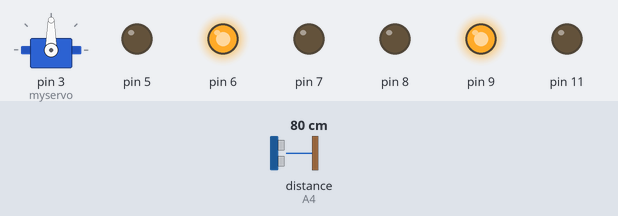
A sketch run on a simulated Arduino Uno, built with avr-gcc and run on an emulated ATmega328P. On the bench: servo, output pins drawn as LEDs (lit = HIGH). Wiring (inferred from the names in the program): ultrasonic range finder: trigger A5; echo A4. The test bench sets the inputs (shaded band); at power-on: distance to the obstacle (sensor on A4) 80 cm. The echo pulse lasts 58.3 µs per cm; pins used as bus, display or sensor lines are not drawn; what the sketch prints to the serial monitor is not drawn.

Above: at 1.3 s.
1.4 s: distance to the obstacle (sensor on A4) set to 43 cm
3.1 s: distance to the obstacle (sensor on A4) set to 36 cm
At 6.0 s:
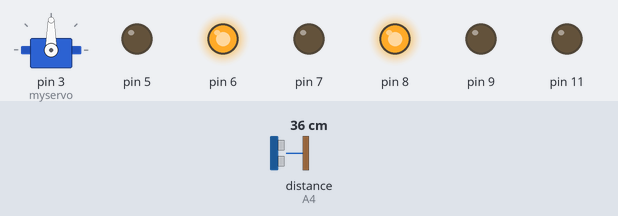
6.1 s: distance to the obstacle (sensor on A4) set to 60 cm
At 8.3 s:
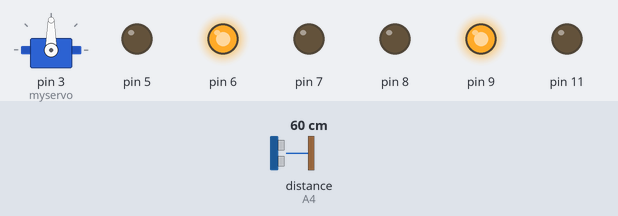
9.0 s: distance to the obstacle (sensor on A4) set to 2 cm
At 9.9 s:
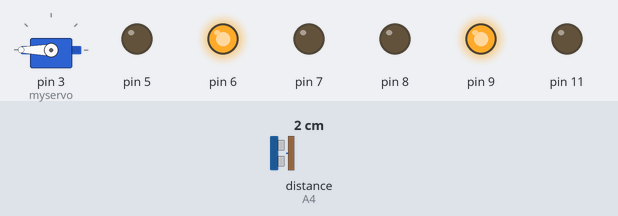
Timing chart, 0 to 13.0 s (numbered marks = the images above; inputs shaded):
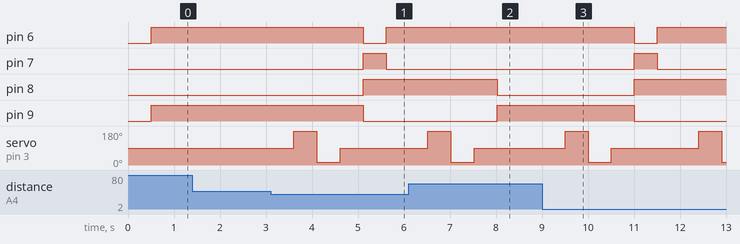

The sketch:

WheelsTest.ino
```cpp
/* Elegoo robot car object avoidance */

#ifndef send
#define send
#endif

#include <Wheels.h>
Wheels car;

//#include <Proximity.h>
//Proximity eyes(myservo);

// variables //
//int forwardDistance = 0;
//int rightDistance = 0;
//int leftDistance = 0;
int tooClose = 40;
int _direction;
int _servoDelay = 500;

#include <Servo.h> //servo library

Servo myservo; // create servo object to control servo
int Echo = A4;
int Trig = A5;
int rightDistance = 0, leftDistance = 0, forwardDistance = 0 ;

void setupEyes()
{
  pinMode(Echo, INPUT);
  pinMode(Trig, OUTPUT);
  myservo.attach(3);  // attach servo on pin 3
}

void eyesforward() {
  if (_direction != 90) {
    #ifdef send
    Serial.print("Eyes Forward");
    #endif
    _direction = 90;
    myservo.write(_direction);
    delay(_servoDelay);
  }
}

void eyesleft() {
  #ifdef send
  Serial.print("Eyes Left   ");
  #endif
  _direction = 180;
  myservo.write(_direction);
  delay(_servoDelay);
}

void eyesright() {
  #ifdef send
  Serial.print("Eyes Right  ");
  #endif
  _direction = 15;
  myservo.write(_direction);
  delay(_servoDelay);
}

/* Ultrasonic distance measurement */
int getDistance()
{
  digitalWrite(Trig, LOW);
  delayMicroseconds(2);
  digitalWrite(Trig, HIGH);
  delayMicroseconds(20);
  digitalWrite(Trig, LOW);
  float Fdistance = pulseIn(Echo, HIGH);
  Fdistance = Fdistance / 58;

  if ((_direction != 90) || (Fdistance < tooClose)) {
    #ifdef send
      Serial.print(" - distance: ");
      Serial.println(Fdistance);
    #endif
  }

  return (int)Fdistance;
}

 /*Ultrasonic distance measurement Sub function*/
int Distance_test()
{
  digitalWrite(Trig, LOW);
  delayMicroseconds(2);
  digitalWrite(Trig, HIGH);
  delayMicroseconds(20);
  digitalWrite(Trig, LOW);
  float Fdistance = pulseIn(Echo, HIGH);
  Fdistance= Fdistance/58;
  return (int)Fdistance;
}

void setup()
{
  Serial.begin(9600);
  setupEyes();
//  myservo.attach(3);// attach servo on pin 3 to servo object
//  Serial.begin(9600);
//  pinMode(Echo, INPUT);
//  pinMode(Trig, OUTPUT);
  car.stop();
}
//void setup()
//{
//  car.stop();
//  car.setSpeed(car.medium);
//  eyes.forward();
//}

void loop()
{
    eyesforward();
    forwardDistance = getDistance();

//  forwardDistance = eyes.getDistance();
//  if (forwardDistance > tooClose)
  if (forwardDistance < tooClose)
  {
    car.stop();
    delay(500);

      eyesleft();
      leftDistance = getDistance();

      eyesright();
      rightDistance = getDistance();
      Serial.println();

//    eyes.left();
//    leftDistance = eyes.getDistance();
//    eyes.right();
//    rightDistance = eyes.getDistance();

//    eyes.forward();
      eyesforward();

    if ((leftDistance < tooClose) || (rightDistance < tooClose))
    {
      // back up and turn around
      car.back();
      delay(500);
      // turn around by turning left twice
      car.left();
      delay(200);
      car.left();
      delay(200);
    }
    else if (leftDistance > rightDistance)
    {
      car.left();
      delay(200);
    }
    else if (rightDistance > leftDistance)
    {
      car.right();
      delay(200);
    }
  }
  else
  {
    car.forward();
  }

}
```

Measured:
- the behaviour switches between 41 and 40 cm on distance to the obstacle (sensor on A4) (found by bisection; images 0 and 1)
- after the input at 1.4 s, every drawn part: stays the same
- after the input at 3.1 s, pin 6: HIGH → LOW after 2.0 s, → HIGH 0.50 s later; pin 7: LOW → HIGH after 2.0 s, → LOW 0.50 s later; pin 8: LOW → HIGH after 2.0 s; pin 9: HIGH → LOW after 2.0 s; servo on pin 3 (myservo): 90° → 180° after 0.51 s, → 15° 0.50 s later, → 90° 0.50 s later
- after the input at 6.1 s, pin 6: stays HIGH (without the input it goes to LOW after 1.9 s); pin 7: stays LOW (without the input it goes to HIGH after 1.9 s); pin 8: HIGH → LOW after 1.9 s; pin 9: LOW → HIGH after 1.9 s
- after the input at 9.0 s, pin 6: HIGH → LOW after 2.0 s, → HIGH 0.50 s later; pin 7: LOW → HIGH after 2.0 s, → LOW 0.50 s later; pin 8: LOW → HIGH after 2.0 s; pin 9: HIGH → LOW after 2.0 s; servo on pin 3 (myservo): 90° → 180° after 0.50 s, → 15° 0.50 s later, → 90° 0.50 s later, → 180° 1.9 s later, … (5 changes in this stretch)
